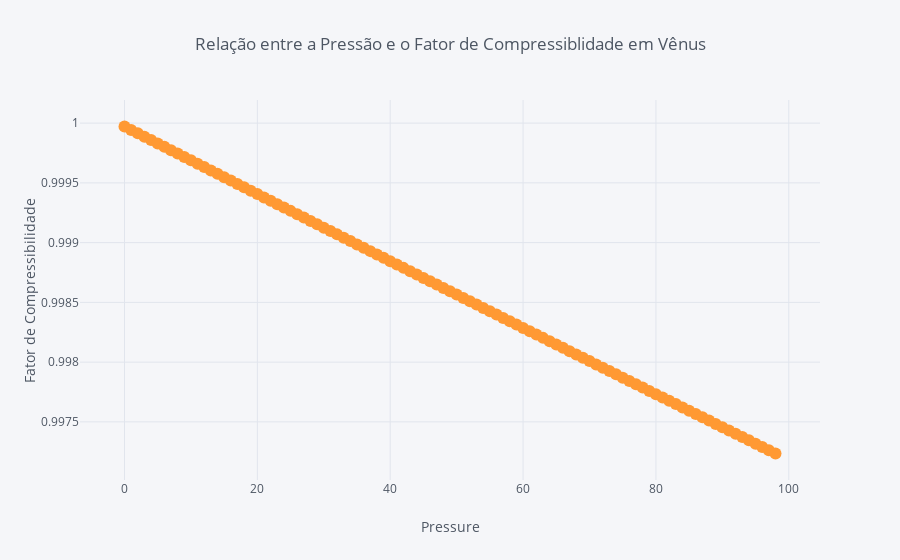

Notebook code cell kept with this figure:
### Code cell
df_venus[['Pressure', 'Z']].iplot(
    y='Z', mode='lines+markers',
    xTitle='Pressure', yTitle='Fator de Compressibilidade',
    text='Pressure', title='Relação entre a Pressão e o Fator de Compressiblidade em Vênus')
